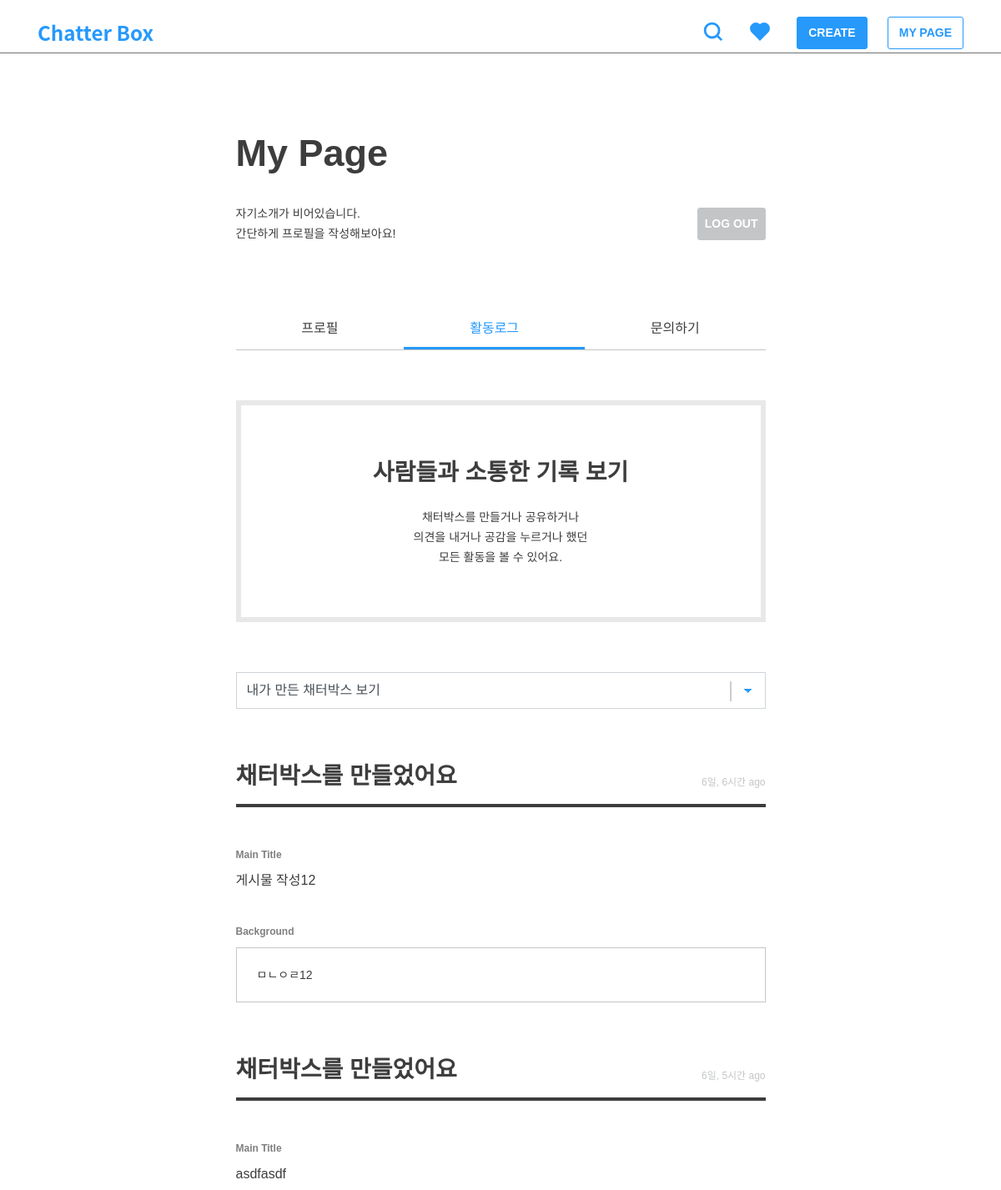
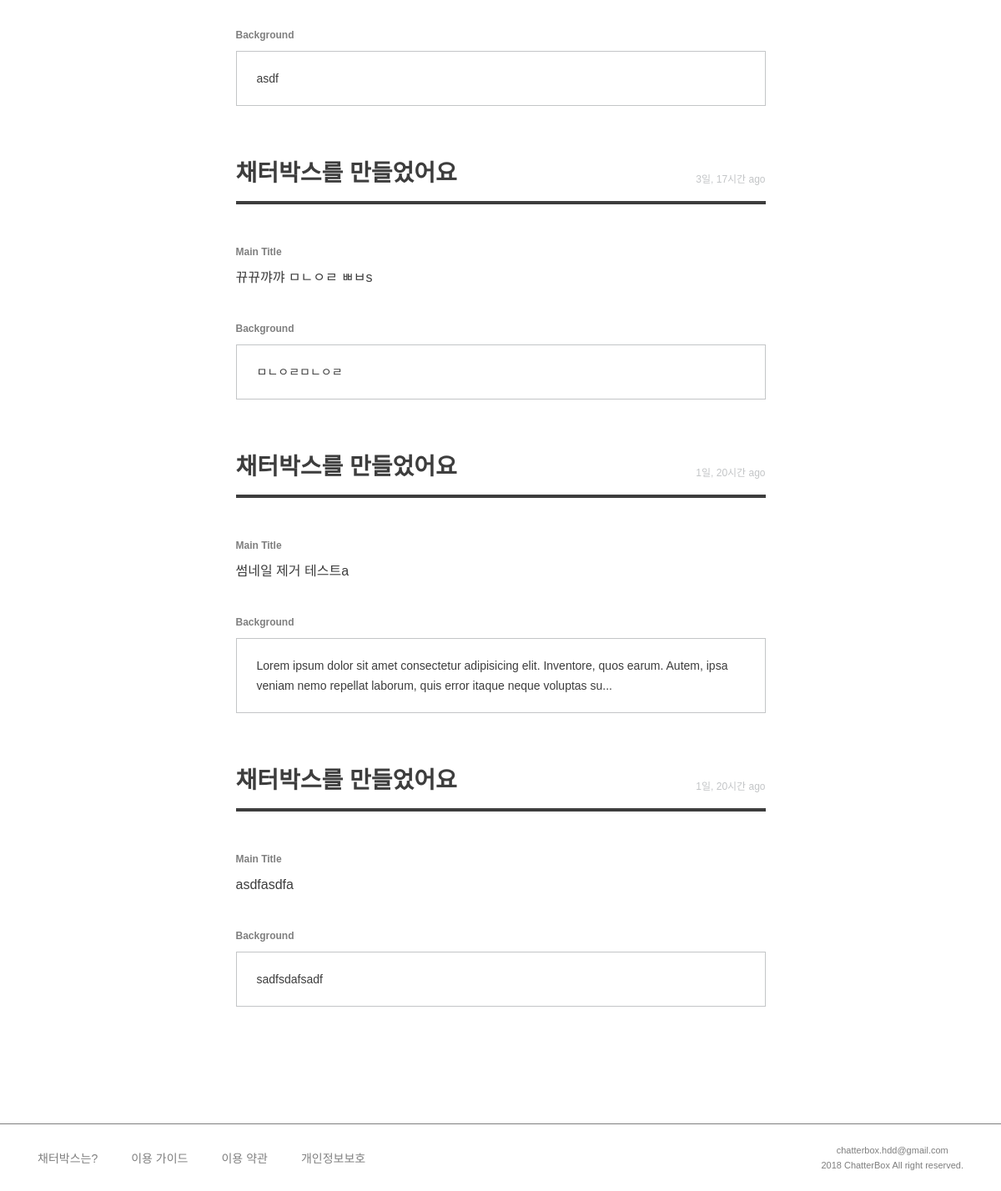
The page /member/log/ (signed in) on the database its author committed (2 pictures, top to bottom).
### post/models.py (models this page shows, shortened)
class TimeStampedModel(models.Model):
    created_at = models.DateTimeField(auto_now_add=True, null=True)
    updated_at = models.DateTimeField(auto_now=True, null=True)
    class Meta():
        abstract = True

class Post(TimeStampedModel):
    author = models.ForeignKey(settings.AUTH_USER_MODEL)
    category = models.ForeignKey('Category')
    title = models.CharField(max_length=160, null=True)
    background = models.TextField()
    background_image1 = models.ImageField(
        upload_to='post', blank=True, null=True)
    background_image2 = models.ImageField(
        upload_to='post', blank=True, null=True)
    background_image3 = models.ImageField(
        upload_to='post', blank=True, null=True)
    background_image4 = models.ImageField(
        upload_to='post', blank=True, null=True)
    background_image5 = models.ImageField(
        upload_to='post', blank=True, null=True)
    tag = TagField()
    view_count = models.PositiveSmallIntegerField(default=0)
    share_count = models.PositiveSmallIntegerField(default=0)
    pro_title = models.CharField(max_length=160, null=True)
    con_title = models.CharField(max_length=160, null=True)
    @property
    def natural_time(self):
        return naturaltime(self.created_at)
    class Meta:
        ordering = ['-created_at']

### member/views.py (the view, shortened to what this page needs)
@login_required
def user_log(request):
    user = request.user
    sort = request.GET.get('sort', '')
    if sort == 'my_comments':
        comments_pro = comment_models.Comment.objects.filter(
            author=user, type=True)  # 내가 만든 찬성의견
        comments_con = comment_models.Comment.objects.filter(
            author=user, type=False)  # 내가 만든 반대의견
        comments_sorted = sorted(
            chain(comments_pro, comments_con), key=lambda instance: instance.created_at)
        log_sorted = comments_sorted
        context = {'comments_pro': comments_pro, 'comments_con': comments_con,
                   'comments_sorted': comments_sorted, 'log_sorted': log_sorted, 'sort': sort, }
        return render(request, 'member/log.html', context)
    else:
        posts_log = post_models.Post.objects.filter(author=user)  # 내가 만든 채터박스
        log_sorted = posts_log
        context = {'posts_log': posts_log,
                   'log_sorted': log_sorted, 'sort': sort, }
    return render(request, 'member/log.html', context)

### templates/member/log.html (shortened to what this page needs)
{% extends 'base.html' %}
{% load static %}
{% block customCSS %}
<link rel="stylesheet" href="{% static 'css/member/my_page.css' %}">
<link rel="stylesheet" href="{% static 'css/member/log.css' %}">
<link rel="stylesheet" href="{% static 'css/post/post_list.css' %}">
{% endblock %}
{% block content %}
<div class="row justify-content-center">
    <div class="col-md-7 mypage">
        <h2>My Page</h2>
        <div class="info-area">
            {% if user.bio %}
            <h6>{{ user.bio }}</h6>
            {% else %}
            <h6>자기소개가 비어있습니다.<br />간단하게 프로필을 작성해보아요!</h6>
            {% endif %}
            <a class="btn btn-gray" href="{% url 'member:logout' %}">LOG OUT</a>
        </div>
        <div class="mypage-body">
            <ul class="nav nav-pills nav-fill">
                <li class="nav-item"><a class="tab-link" href="{% url 'member:my_page' %}">
                        <h5>프로필</h5>
                    </a></li>
                <li class="nav-item"><a class="tab-link active" href="#">
                        <h5>활동로그</h5>
                    </a></li>
                <li class="nav-item"><a class="tab-link" href="{% url 'member:contact' %}">
                        <h5>문의하기</h5>
                    </a></li>
            </ul>
            <div class="tab-pane" id="pills-log">
                <div class="mypage-header">
                    <h3>사람들과 소통한 기록 보기</h3>
                    <h6>채터박스를 만들거나 공유하거나<br />의견을 내거나 공감을 누르거나 했던<br />모든 활동을 볼 수 있어요.</h6>
                </div>
                <div class="form-group">
                    <select class="form-control sort-select" onchange="location = this.value;" name="?sort={{ sort }}">
                        <option value="?sort=my_posts">내가 만든 채터박스 보기</option>
                    </select>
                </div>
                <div class="load-log">
                    {% for log in log_sorted reversed %}
                    {% if log in posts_log %}
                    <div class="m60">
                        <div class="log-header">
                            <h3>채터박스를 만들었어요</h3>
                            <p>{{ log.natural_time }}</p>
                        </div>
                        <div class="log-body">
                            <label>Main Title</label>
                            <h5>{{ log.title }}</h5>
                            <label>Background</label>
                            <div class="background">
                                <h6>{{ log.background|safe|truncatechars:160 }}</h6>
                            </div>
                        </div>
                    </div>
                    {% endif %}
                    {% endfor %}
                </div>
            </div>
        </div>
    </div>
</div>
{% endblock %}

### static/css/style.css (style rules this page uses)
html, body, div, span, applet, object, iframe, h1, h2, h3, h4, h5, h6, p, blockquote, pre, a, abbr, acronym, address, big, cite, code, del, dfn, em, img, ins, kbd, q, s, samp, small, strike, strong, sub, sup, tt, var, b, u, i, center, dl, dt, dd, ol, ul, li, fieldset, form, label, legend, table, caption, tbody, tfoot, thead, tr, th, td, article, aside, canvas, details, embed, figure, figcaption, footer, header, hgroup, menu, nav, output, ruby, section, summary, time, mark, audio, video { margin: 0; padding: 0; border: 0; font-size: 100%; font: inherit; vertical-align: baseline; }
body { display: flex; min-height: 100vh; flex-direction: column; font-family: "Noto Sans KR", sans-serif; }
ol, ul { list-style: none; }
a { all: unset; text-decoration: none !important; cursor: pointer; }
select { -webkit-box-sizing: border-box; -moz-box-sizing: border-box; box-sizing: border-box; -webkit-appearance: none; -moz-appearance: none; background-image: linear-gradient(45deg, transparent 50%, #2699FB 50%), linear-gradient(135deg, #2699FB 50%, transparent 50%), linear-gradient(to right, #ccc, #ccc); background-position: calc(100% - 20px) calc(1em + 3px), calc(100% - 15px) calc(1em + 3px), calc(100% - 2.5em) 0.6em; background-size: 5px 5px, 6px 5px, 2px 1.5em; background-repeat: no-repeat; }
h2 { font-size: 45px; line-height: 80px; font-weight: 700; color: #3d3d3d; }
h3 { font-size: 28px; line-height: 42px; font-weight: 500; color: #3d3d3d; }
h5 { font-size: 16px; line-height: 24px; font-weight: 500; color: #3d3d3d; }
h6 { font-size: 14px; line-height: 24px; font-weight: 400; color: #3d3d3d; }
p { font-size: 12px; line-height: 20px; font-weight: 400; color: #7f7f7f; }
label { font-size: 16px; line-height: 24px; font-weight: 500; color: #C3C5C7; }
.btn { padding: 8px 13px; border-radius: 3px; font-size: 14px; font-weight: 700; }
.btn-gray { color: #fff !important; background-color: #C3C5C7; border: 1px solid #C3C5C7; }
.form-group .form-control { height: 44px; border-radius: 0; }
.nav-pills { border-bottom: 1px solid #C3C5C7; }
.nav-pills .tab-link h5 { padding: 10px; }
.nav-pills .tab-link.active h5 { color: #2699FB; border-bottom: 3px solid #2699FB; }
.m60 { margin-top: 60px; margin-bottom: 60px; }

### static/css/member/my_page.css (style rules this page uses)
.mypage { margin: 80px 0; }
.mypage h2 { margin-bottom: 20px; }
.mypage .info-area { display: flex; justify-content: space-between; align-items: center; margin-bottom: 80px; }
.mypage .info-area .btn-gray { padding: 8px; }
.mypage-body { margin-bottom: 60px; }
.mypage-body .mypage-header { width: 100%; margin: 60px 0; padding: 60px; text-align: center; border: 6px solid #E8E8E8; }
.mypage-body .mypage-header h3 { font-weight: 700; margin-bottom: 20px; }

### static/css/member/log.css (style rules this page uses)
.log-header { display: flex; justify-content: space-between; align-items: flex-end; width: 100%; margin-bottom: 28px; padding-bottom: 12px; border-bottom: 4px solid #3D3D3D; }
.log-header h3 { font-weight: 700; }
.log-header p { color: #C3C5C7; padding-bottom: 4px; }
.log-body { width: 100%; }
.log-body label { margin: 20px 0 10px; font-size: 12px; line-height: 18px; font-weight: 700; color: #7F7F7F; }
.log-body h5 { font-weight: 400; margin-bottom: 20px; }
.log-body .background { width: 100%; padding: 20px 24px; border: 1px solid #C3C5C7; }

### rows shown on the page
Post: natural_time "6일, 6시간 ago", title "게시물 작성12", background "ㅁㄴㅇㄹ12"
Post: natural_time "6일, 5시간 ago", title "asdfasdf", background "asdf"
Post: natural_time "3일, 17시간 ago", title "뀨뀨꺄꺄 ㅁㄴㅇㄹ ㅃㅂs", background "ㅁㄴㅇㄹㅁㄴㅇㄹ"
Post: natural_time "1일, 20시간 ago", title "썸네일 제거 테스트a", background "Lorem ipsum dolor sit amet consectetur adipisicing elit. Inventore, quos earum. Autem, ipsa veniam nemo repellat laborum, quis error itaque neque voluptas su..."
Post: natural_time "1일, 20시간 ago", title "asdfasdfa", background "sadfsdafsadf"
